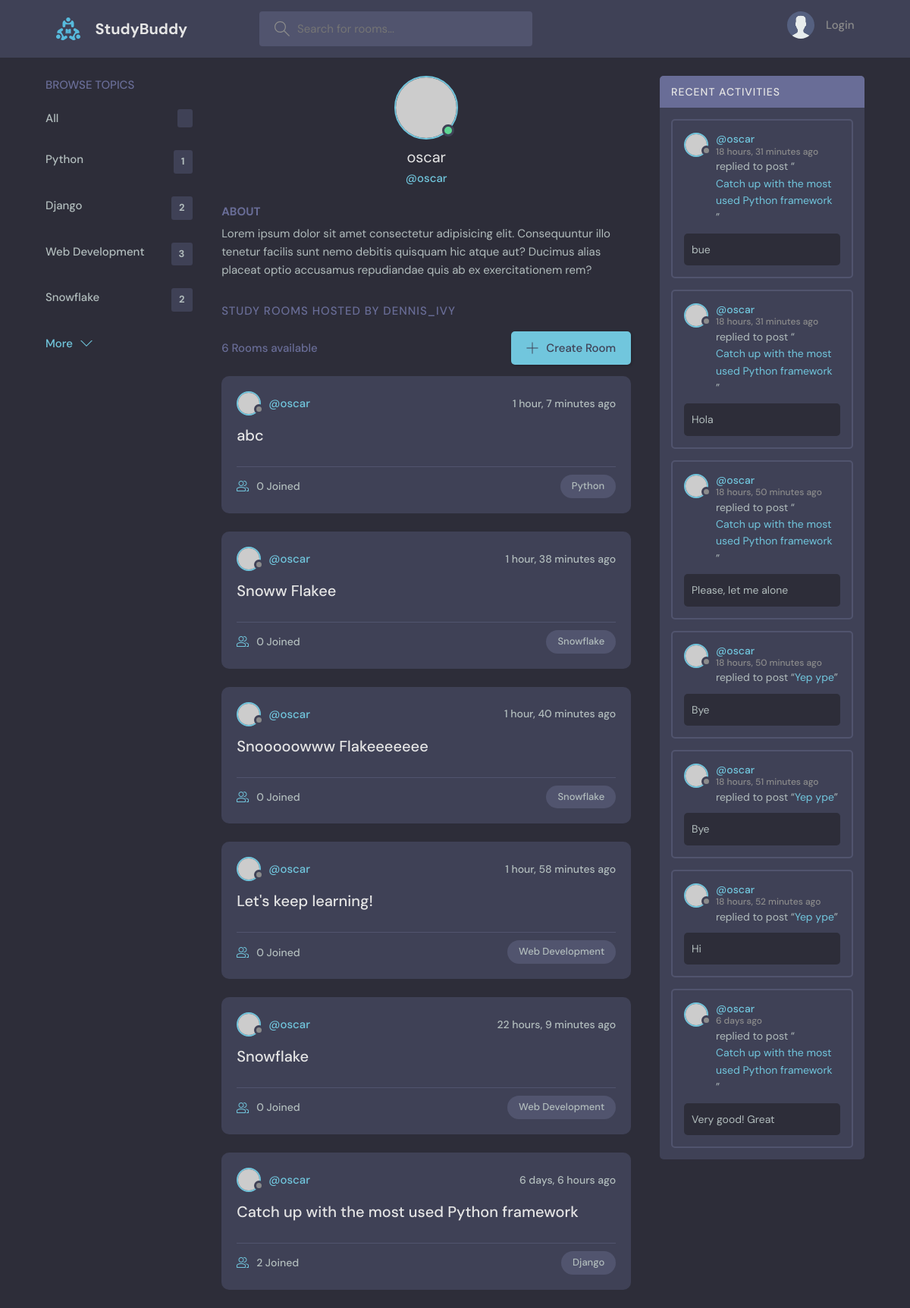
Page /studybud/profile/1/ on the committed database.
### studybud/models.py (models this page shows, shortened)
class Topic(models.Model):
    name = models.CharField(max_length=200)

class Room (models.Model):
    host = models.ForeignKey(User, on_delete=models.SET_NULL, null=True)
    topic = models.ForeignKey(Topic, on_delete=models.SET_NULL, null=True) # when the room is deleted we still mantain the rooms
    name = models.CharField(max_length=200)
    description = models.TextField(null=True, blank=True)
    participants = models.ManyToManyField(User, related_name='participants', blank=True)
    updated = models.DateTimeField(auto_now=True) #updates the timestamp for every change
    created = models.DateTimeField(auto_now_add=True) #only takes the timestamp when we create the instance
    class Meta:
        ordering = ['-updated', '-created'] # the negative in front means reverse

class Message(models.Model):
    user = models.ForeignKey(User, on_delete=models.CASCADE)
    room = models.ForeignKey(Room, on_delete=models.CASCADE)
    body = models.TextField()
    updated = models.DateTimeField(auto_now=True)
    created = models.DateTimeField(auto_now_add=True)
    class Meta:
        ordering = ['-updated', '-created'] # the negative in front means reverse

### studybud/views.py (the view)
def user_profile(request, pk):
        user = User.objects.get(id=pk)
        rooms = user.room_set.all()
        room_messages = user.message_set.all()
        topics = Topic.objects.all()
        context = {'user':user, 'rooms': rooms, 'room_messages':room_messages, 'topics': topics}
        return render(request, 'profile.html', context)

### studybud/templates/profile.html (shortened to what this page needs)
{% extends 'main.html' %}
{% block content %}
  <main class="profile-page layout layout--3">
    <div class="container">
      {% include 'topics_component.html' %}
      <div class="roomList">
        <div class="profile">
          <div class="profile__avatar">
            <div class="avatar avatar--large active">
              <img src="https://randomuser.me/api/portraits/men/11.jpg" />
            </div>
          </div>
          <div class="profile__info">
            <h3>{{user.username}}</h3>
            <p>@{{user.username}}</p>
          </div>
          <div class="profile__about">
            <h3>About</h3>
            <p>
              Lorem ipsum dolor sit amet consectetur adipisicing elit. Consequuntur illo tenetur
              facilis sunt nemo debitis quisquam hic atque aut? Ducimus alias placeat optio
              accusamus repudiandae quis ab ex exercitationem rem?
            </p>
          </div>
        </div>
        <div class="roomList__header">
          <div>
            <h2>Study Rooms Hosted by dennis_ivy</a>
            </h2>
          </div>
        </div>
        {% include 'feed_component.html' %}
      </div>
      {% include 'activity_component.html' %}
    </div>
  </main>
{% endblock content %}

### studybud/templates/topics_component.html
<div class="topics">
    <div class="topics__header">
      <h2>Browse Topics</h2>
    </div>
    <ul class="topics__list">
      <li>
        <a href="{% url 'home'%}">All <span>{{total_rooms}}</span></a>
      </li>
        {% for topic in topics %}
        <li>
            <a href="{% url 'home'%}?q-topic={{topic.name}}">{{topic.name}} <span>{{topic.room_set.all.count}}</span></a>
        </li>
        {% endfor %}
    </ul>
    <a class="btn btn--link" href="topics.html">
      More
      <svg version="1.1" xmlns="http://www.w3.org/2000/svg" width="32" height="32" viewBox="0 0 32 32">
        <title>chevron-down</title>
        <path d="M16 21l-13-13h-3l16 16 16-16h-3l-13 13z"></path>
      </svg>
    </a>
</div>

### studybud/templates/feed_component.html (shortened to what this page needs)
<div class="roomList">
  <div class="roomList__header">
    <div>
      <p>{{rooms.count}} Rooms available</p>
    </div>
    <a class="btn btn--main" href="{% url 'create-room' %}">
      <svg version="1.1" xmlns="http://www.w3.org/2000/svg" width="32" height="32" viewBox="0 0 32 32">
        <title>add</title>
        <path d="M16.943 0.943h-1.885v14.115h-14.115v1.885h14.115v14.115h1.885v-14.115h14.115v-1.885h-14.115v-14.115z">
        </path>
      </svg>
      Create Room
    </a>
  </div>
  {% for room in rooms %}
  <div class="roomListRoom">
    <div class="roomListRoom__header">
      <a href="{% url 'user-profile' room.host.id %}" class="roomListRoom__author">
        <div class="avatar avatar--small">
          <img src="https://randomuser.me/api/portraits/women/11.jpg" />
        </div>
        <span>@{{room.host.username}}</span>
      </a>
      <div class="roomListRoom__actions">
        <span>{{room.created | timesince}} ago</span>
      </div>
    </div>
    <div class="roomListRoom__content">
      <a href="{% url 'room' room.id %}">{{room.name}}</a>
    </div>
    <div class="roomListRoom__meta">
      <a href="{% url 'room' room.id %}" class="roomListRoom__joined">
        {{room.participants.all.count}} Joined
      </a>
      <p class="roomListRoom__topic">{{room.topic.name}}</p>
    </div>
  </div>
  {% endfor %}
</div>

### studybud/templates/activity_component.html (shortened to what this page needs)
<div class="activities">
    <div class="activities__header">
      <h2>Recent Activities</h2>
    </div>
    {% for message in room_messages %}
    <div class="activities__box">
      <div class="activities__boxHeader roomListRoom__header">
        <a href="{% url 'user-profile' message.user.id %}" class="roomListRoom__author">
          <div class="avatar avatar--small">
            <img src="https://randomuser.me/api/portraits/women/11.jpg" />
          </div>
          <p>
            @{{message.user}}
            <span>{{message.created|timesince}} ago</span>
          </p>
        </a>
      </div>
      <div class="activities__boxContent">
        <p>replied to post “<a href="{% url 'room' message.room.id %}">{{message.room.name}}</a>”</p>
        <div class="activities__boxRoomContent">
          {{message.body}}
        </div>
      </div>
    </div>
    {% endfor %}
  </div>

### rows in the picture
Topic: name "Python", room_set.all.count "1"
Topic: name "Django", room_set.all.count "2"
Topic: name "Web Development", room_set.all.count "3"
Topic: name "Snowflake", room_set.all.count "2"
Room: host.username "oscar", created "1 hour, 7 minutes", name "abc", participants.all.count "0", topic.name "Python"
Room: host.username "oscar", created "1 hour, 38 minutes", name "Snoww Flakee", participants.all.count "0", topic.name "Snowflake"
Room: host.username "oscar", created "1 hour, 40 minutes", name "Snooooowww Flakeeeeeee", participants.all.count "0", topic.name "Snowflake"
Room: host.username "oscar", created "1 hour, 58 minutes", name "Let's keep learning!", participants.all.count "0", topic.name "Web Development"
Room: host.username "oscar", created "22 hours, 9 minutes", name "Snowflake", participants.all.count "0", topic.name "Web Development"
Room: host.username "oscar", created "6 days, 6 hours", name "Catch up with the most used Python framework", participants.all.count "2", topic.name "Django"
Message: user "oscar", created "18 hours, 31 minutes", room.name "Catch up with the most used Python framework", body "bue"
Message: user "oscar", created "18 hours, 31 minutes", room.name "Catch up with the most used Python framework", body "Hola"
Message: user "oscar", created "18 hours, 50 minutes", room.name "Catch up with the most used Python framework", body "Please, let me alone"
Message: user "oscar", created "18 hours, 50 minutes", room.name "Yep ype", body "Bye"
Message: user "oscar", created "18 hours, 51 minutes", room.name "Yep ype", body "Bye"
Message: user "oscar", created "18 hours, 52 minutes", room.name "Yep ype", body "Hi"
Message: user "oscar", created "6 days", room.name "Catch up with the most used Python framework", body "Very good! Great"

### other values in the picture
{{ user.username }} "oscar"
{{ rooms.count }} "6"
